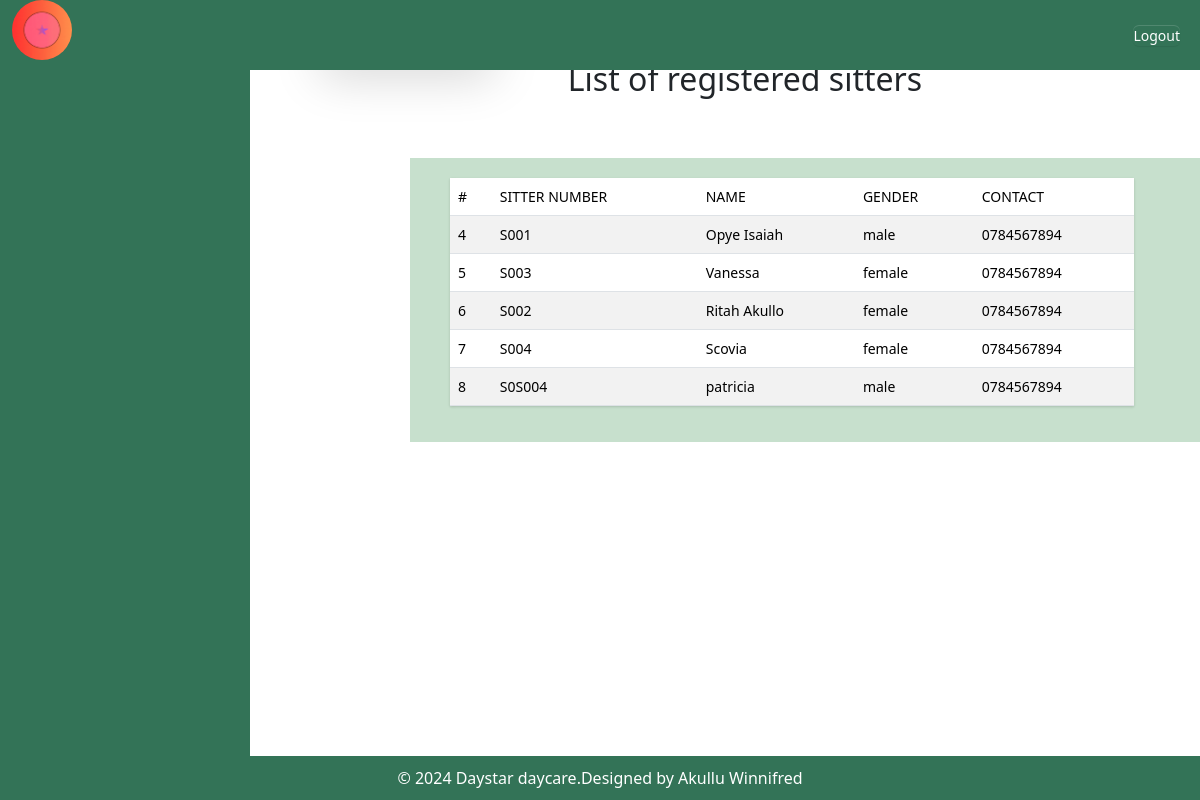
The app's page /sitters/ (signed in), older data.
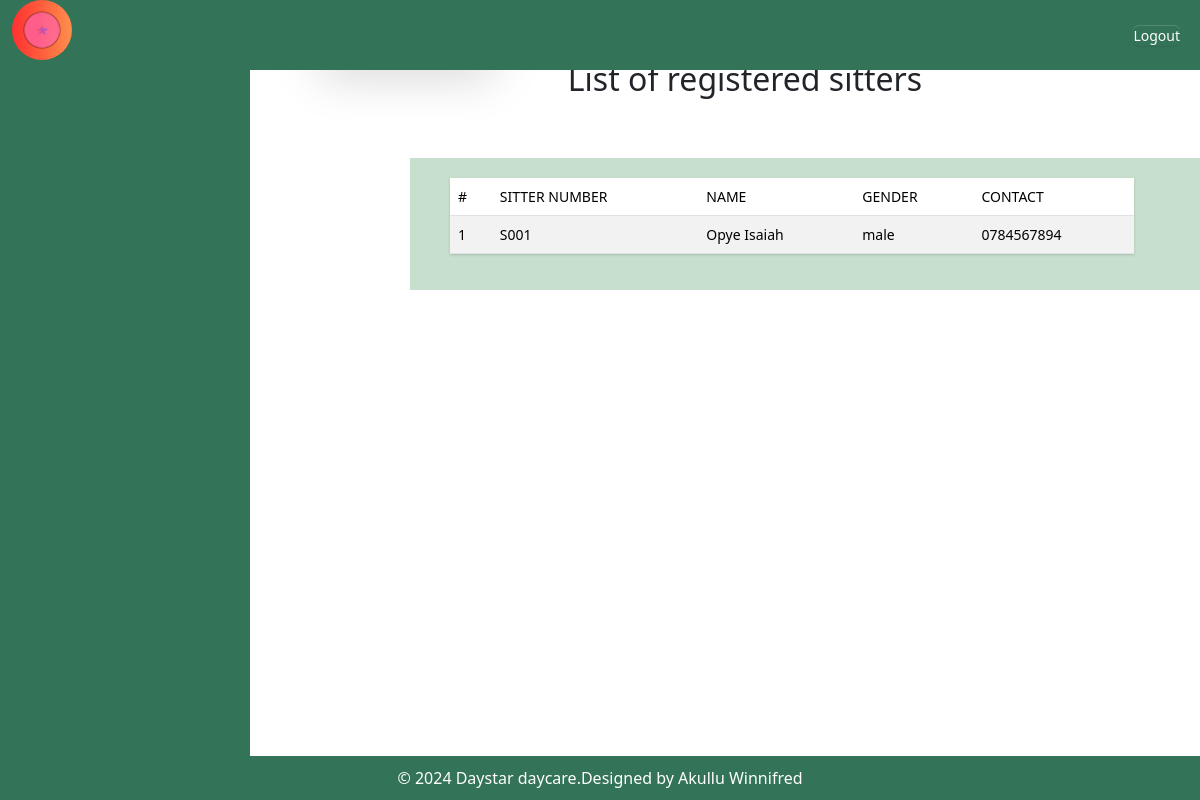
The same page, newer data.
### myapp/models.py (models this page shows, shortened)
class BabySitter(models.Model):
    GENDER_CHOICES = (
         ('male', 'Male'),
        ('female', 'Female'),
     )
    name = models.CharField(max_length=200,validators=[validate_letters])
    gender = models.CharField(max_length=10,choices=GENDER_CHOICES)
    location = models.CharField(max_length=10, default='kabalagala')
    Date_Of_Birth = models.DateField(default=timezone.now)
    NIN = models.CharField(max_length=14,validators=[validate_NIN_length])
    Religion = models.CharField(max_length=30, null=True, blank=True,verbose_name="Religion(optional)")
    Level_Of_Education = models.CharField(max_length=200,choices=(
        ('Certificate', 'Certificate'),
        ('Diploma', 'Diploma'),
        ('Degree', 'Degree'),
        ('Others', 'Others'),
    ))
    Contact = models.CharField(max_length=10,validators=[validate_contact_length])
    Sitter_Number = models.CharField(max_length=200,unique=True,blank=False, null=True)
    Next_Of_Kin = models.CharField(max_length=200,validators=[validate_letters])
    Recommenders_Name = models.CharField(max_length=200,validators=[validate_letters])
    Recommenders_Contact = models.CharField(max_length=10,validators=[validate_contact_length])

### myapp/views.py (the view)
# urls.py: path("sitters/",views.sitters,name="sitters"),
@login_required
def sitters(request):
    sitters = BabySitter.objects.all()
    return render(request,'sitters/all_sitters.html',{'sitters':sitters})

### myapp/templates/sitters/all_sitters.html (shortened to what this page needs)
{% extends 'base.html' %}
{% block content %}
<button class="p-2 bg bg-success rounded-lg shadow-lg"
style="margin-left: 10px;border-radius: 5px; border: #B4BDFF; width: 20%; height: 5%; color: white; text-decoration: none;"><a
    href="/sitterreg" style="color: white; text-decoration: none;">Add new sitter</a></button>
<h2>List of registered sitters</h2>
<div class="container">
<table class="table table-striped" style="width: 90%; margin-left: 20px;" >
    <thead>
      <tr>
        <th scope="col">#</th>
        <th scope="col">Sitter Number</th>
        <th scope="col">Name</th>
        <th scope="col">Gender</th>
        <th scope="col">Contact</th>
      </tr>
    </thead>
    <tbody>
        {% for sitter in sitters %}
      <tr>
        <th scope="row">{{ sitter.id }}</th>
        <th>S0{{ sitter.Sitter_Number }}</th>
        <td>{{ sitter.name }}</td>
        <td>{{ sitter.gender }}</td>
        <td>{{ sitter.Contact }}</td>
      </tr>
      {% endfor %}
    </tbody>
  </table>
</div>
{% endblock %}

Row changes from the older to the newer data that the page shows:
removed BabySitter: id "4", Sitter_Number "01", name "Opye Isaiah", gender "male", Contact "0784567894"
removed BabySitter: id "5", Sitter_Number "03", name "Vanessa", gender "female", Contact "0784567894"
removed BabySitter: id "6", Sitter_Number "02", name "Ritah Akullo", gender "female", Contact "0784567894"
removed BabySitter: id "7", Sitter_Number "04", name "Scovia", gender "female", Contact "0784567894"
removed BabySitter: id "8", Sitter_Number "S004", name "patricia", gender "male", Contact "0784567894"
added BabySitter: id "1", Sitter_Number "01", name "Opye Isaiah", gender "male", Contact "0784567894"
